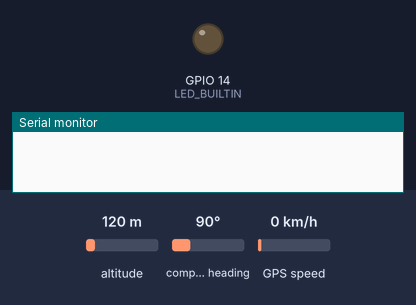
Simulated run of this sketch. Board: ESP32. On the bench: output pins drawn as LEDs (lit = HIGH), the last lines printed to the serial monitor. The test bench sets the inputs (shaded band); at power-on: altitude 120 m, compass heading 90°, GPS speed 0 km/h. Storage starts empty; the GPS gets a fix after 3 s at 37.7749, -122.4194 with 8 satellites; nothing arrives over Bluetooth unless stated; the modem accepts every AT command (registered, SIM ready, sends succeed) and sends nothing else.

Above: at 3.0 s.
At 4.7 s:
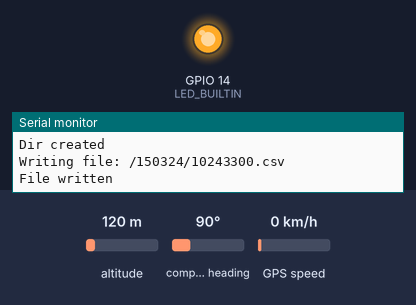
Timing chart, 0 to 6.2 s (numbered marks = the images above):
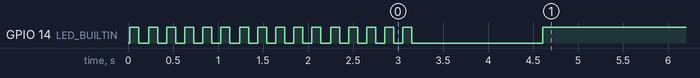

The sketch:

leafLogger.ino
```cpp
uint8_t address[6] = { 0x13, 0xE0, 0x2F, 0x8D, 0x5F, 0x5E };


#include <HardwareSerial.h>
#include <TinyGPS++.h>
#include "FS.h"
#include "SD.h"
#include "SPI.h"

#include "BluetoothSerial.h"
BluetoothSerial SerialBT;

#define DEBUG_PORT Serial
#define ELM_PORT SerialBT
#define ARRAY_LENGTH 12
#define HEX_STRING_LENGTH 2
#define T 50  //50 klappt


#include <stdio.h>
#include <string.h>

// GPS Definitions
#define GPS_RX_PIN 4
#define GPS_TX_PIN 2
HardwareSerial gpsSerial(1);
TinyGPSPlus gps;

// GPS Variables
float latitude = 0.0;
float longitude = 0.0;
float altitude = 0.0;
float GpsSpeed = 0.0;
int satellites = 0;
unsigned long date = 0;
unsigned long GpsTime = 0;

//OBD Vars
int temp = 0;
int speed = 0;
int odometer = 0;
int gear = 0;
int quickCharge = 0;
int l1l2Charge = 0;
int chargeMode = 0;
int obcPwrOut = 0;
int motorPwr = 0;
int range = 0;
int soh = 0;
int accPedal = 0;
int torque = 0;
int soc = 0;
int hx = 0;
int ahr = 0;
int hvBatC1 = 0;
int hvBatC2 = 0;
int hvBatVol = 0;

String response = "";


char folderName[10];
char fileName[10];
char folderPath[20] = "/";
char filePath[20] = "";


bool folderCreated = false;
const char* CsvCol = "GpsTime,latitude,longitude,altitude,GpsSpeed,satellites,temp,speed,odometer,range,soh,soc,hx,ahr,hvBatC1,hvBatC2,hvBatVol\n";

#define LED_BUILTIN 14


void setup() {

  pinMode(LED_BUILTIN, OUTPUT);
  Serial.begin(9600);
  gpsSerial.begin(9600, SERIAL_8N1, GPS_RX_PIN, GPS_TX_PIN);

  // Initialisierung der SD-Karte und Anlegen einer CSV Datei. Daten sollen im LOOP auf die Datei filePath beschriebnen werden.

  if (!SD.begin()) {
    Serial.println("SD Error");
    while(true){
  digitalWrite(LED_BUILTIN, HIGH);   // turn the LED on (HIGH is the voltage level)
  delay(1000);                       // wait for a second
  digitalWrite(LED_BUILTIN, LOW);    // turn the LED off by making the voltage LOW
  delay(1000);
    }

  }

  setFile();


  // Baue Verbindung zum OBD2 Gerät auf
  DEBUG_PORT.begin(9600);
  ELM_PORT.begin("ESP32test", true);

  // false setzen, falls keine verbindung zum OBD2 aufgebaut werden soll
  if (true) {
    if (!ELM_PORT.connect(address)) {
      DEBUG_PORT.println("Couldn't connect to OBD scanner");
      while(true){
  digitalWrite(LED_BUILTIN, HIGH);   // turn the LED on (HIGH is the voltage level)
  delay(1000);                       // wait for a second
  digitalWrite(LED_BUILTIN, LOW);    // turn the LED off by making the voltage LOW
  delay(2000);
      }

    }
  }

  preConfig();
}

void loop() {

  digitalWrite(LED_BUILTIN, HIGH);

  unsigned long startTime = millis();

  // GPS Daten auslesen
  while (gpsSerial.available() > 0) {
    gps.encode(gpsSerial.read());
  }

  if (gps.location.isValid()) {
    // Speichern der GPS-Daten in Variablen
    latitude = gps.location.lat();
    longitude = gps.location.lng();
    altitude = gps.altitude.meters();
    GpsSpeed = gps.speed.kmph();
    satellites = gps.satellites.value();
    GpsTime = gps.time.value();
  }else{
    digitalWrite(LED_BUILTIN, LOW);
    delay(300);
    digitalWrite(LED_BUILTIN, HIGH);
  }


  // OBD Größen auslesen
  for (int i = 0; i < 2; i++) {
    temp = getAmbient_C_Temp();
    delay(10);
  }

  for (int i = 0; i < 2; i++) {
    speed = getSpeed();
    delay(T);
  }

  for (int i = 0; i < 2; i++) {
    odometer = getOdometer();
    delay(T);
  }

  for (int i = 0; i < 2; i++) {
    range = getRange();
    delay(30);
  }
  for (int i = 0; i < 2; i++) {
    soh = getSOH();
    delay(T);
  }


  for (int i = 0; i < 2; i++) {
    response = getLbcResponse();
    delay(70);
  }


  soc = getSOC(response);
  hx = getHX(response);
  ahr = getAhr(response);
  hvBatC1 = getHVBatCurrent1(response);
  hvBatC2 = getHVBatCurrent2(response);
  hvBatVol = getHVBatVolt(response);

  unsigned long endTime = millis();  // Endzeit erfassen


  char GPSString[50];
  sprintf(GPSString, "%lu,%f,%f,%f,%f,%d", GpsTime, latitude, longitude, altitude, GpsSpeed, satellites);
  char OBDString[200];                                                                                                                  // speichert maximal 200 Zeichen inklusive dem Null-Byte
  sprintf(OBDString, "%d,%d,%d,%d,%d,%d,%d,%d,%d,%d,%d", temp, speed, odometer, range, soh, soc, hx, ahr, hvBatC1, hvBatC2, hvBatVol);  // umwandeln


  if (true) {
    Serial.print(GPSString);
    Serial.print(",");
    Serial.println(OBDString);
  }


  appendFile(SD, filePath, GPSString);
  appendFile(SD, filePath, ",");
  appendFile(SD, filePath, OBDString);
  appendFile(SD, filePath, "\n");
}

/// Helper Funktionen

void createDir(fs::FS& fs, const char* path) {
  Serial.printf("Creating Dir: %s\n", path);
  if (fs.mkdir(path)) {
    Serial.println("Dir created");
  } else {
    Serial.println("mkdir failed");
  }
}


void writeFile(fs::FS& fs, const char* path, const char* message) {
  Serial.printf("Writing file: %s\n", path);

  File file = fs.open(path, FILE_WRITE);
  if (!file) {
    Serial.println("Failed to open file for writing");
    return;
  }
  if (file.print(message)) {
    Serial.println("File written");
  } else {
    Serial.println("Write failed");
  }
  file.close();
}


void appendFile(fs::FS& fs, const char* path, const char* message) {
  Serial.printf("Appending to file: %s\n", path);

  File file = fs.open(path, FILE_APPEND);
  if (!file) {
    Serial.println("Failed to open file for appending");
    return;
  }
  if (file.print(message)) {
    Serial.println("Message appended");
  } else {
    Serial.println("Append failed");
  }
  file.close();
}

void setFile() {
  while (!folderCreated) {
  digitalWrite(LED_BUILTIN, HIGH);   // turn the LED on (HIGH is the voltage level)
  delay(100);                       // wait for a second
  digitalWrite(LED_BUILTIN, LOW);    // turn the LED off by making the voltage LOW
  delay(100);
    while (gpsSerial.available() > 0) {
      gps.encode(gpsSerial.read());
    }

    if (gps.location.isValid()) {
      date = gps.date.value();
      GpsTime = gps.time.value();
      Serial.println(GpsTime);

      sprintf(folderName, "%lu", date);
      sprintf(fileName, "%lu", GpsTime);

      strcat(folderPath, folderName);

      strcat(filePath, folderPath);
      strcat(filePath, "/");
      strcat(filePath, fileName);
      strcat(filePath, ".csv");

      createDir(SD, folderPath);
      //TODO: ADD Column String here
      writeFile(SD, filePath, CsvCol);
      folderCreated = true;
    }
  }
}

String resetELM() {
  ELM_PORT.println("ATZ");
  String response = "";
  while (ELM_PORT.available()) {
    char c = ELM_PORT.read();
    response += c;
  }
  return response;
}

String getElmBrand() {

  ELM_PORT.println("VTI");
  String response = "";
  while (ELM_PORT.available()) {
    char c = ELM_PORT.read();
    response += c;
  }
  delay(T);
  return response;
}

void preConfig() {

  ELM_PORT.println("ATZ");
  delay(1000);

  ELM_PORT.println("ATE0");  //turning echo off.
  delay(T);
  ELM_PORT.println("ATH1");  // activating header.
  delay(T);
  ELM_PORT.println("ATSP6");  // reset protocol to 6
  delay(T);
  ELM_PORT.println("ATS0");  // turning off auto connection to obds
  delay(T);
  ELM_PORT.println("ATM0");  // turning off auto mode picking for vh
  delay(T);
  ELM_PORT.println("ATAT1");  // turning off adaptive timing
  delay(T);
}

void setHeaders(String queryHeader, String answerHeader) {
  String a = "ATSH" + queryHeader;
  String b = "ATFCSH" + queryHeader;
  String c = "ATFCSD 300000";
  String d = "ATFCSM1";
  String e = "ATCRA" + answerHeader;
  int dly = 50;  //50 funktioniert
  //ELM_PORT.println("ATH0");
  //delay(T);
  ELM_PORT.println("ATH1");  // activating header. zwingend erforderlich!!
  delay(T);
  ELM_PORT.println(a);
  delay(dly);
  ELM_PORT.println(b);
  delay(dly);
  ELM_PORT.println(c);
  delay(dly);
  ELM_PORT.println(d);
  delay(dly);
  ELM_PORT.println(e);
  delay(dly);
}

unsigned char getData(char data[], int id) {
  int a = 3 + id * 2;
  int b = a + 1;

  char c1 = data[a];
  char c2 = data[b];

  char str[3];
  str[0] = c1;
  str[1] = c2;
  str[2] = '\0';
  unsigned long hexValue = strtoul(str, NULL, 16);
  unsigned char result = (unsigned char)hexValue;
  return result;
}


unsigned char getDataFromLine(char data[], int id, int line) {
  int a = 3 + id * 2 + 20 * line;
  int b = a + 1;

  char c1 = data[a];
  char c2 = data[b];

  char str[3];
  str[0] = c1;
  str[1] = c2;
  str[2] = '\0';
  unsigned long hexValue = strtoul(str, NULL, 16);
  unsigned char result = (unsigned char)hexValue;
  return result;
}

int getSpeed() {

  setHeaders("797", "79A");
  ELM_PORT.println("22121A");

  String response = "";
  while (ELM_PORT.available()) {
    char c = ELM_PORT.read();
    response += c;
  }


  //Serial.println(response);
  //String response = "79A0562121A00010000";
  const int length = response.length();
  char* data1 = new char[length + 1];
  strcpy(data1, response.c_str());

  unsigned char a = getData(data1, 4);
  unsigned char b = getData(data1, 5);


  int result = ((a << 8) | b) / 10;

  delete[] data1;
  return result;
}

int getGear() {

  setHeaders("797", "79A");
  ELM_PORT.println("03221156");

  String response = "";
  while (ELM_PORT.available()) {
    char c = ELM_PORT.read();
    response += c;
  }
  // delay(T);

  //String response = "76306620E01000264";
  const int length = response.length();
  char* data = new char[length + 1];
  strcpy(data, response.c_str());

  unsigned char a = getData(data, 4);

  int result = a;

  delete[] data;
  return result;
}

int getQuick_Charge() {

  setHeaders("797", "79A");
  ELM_PORT.println("03220E01");

  String response = "";
  while (ELM_PORT.available()) {
    char c = ELM_PORT.read();
    response += c;
  }
  // delay(T);

  //String response = "76306620E01000264";
  const int length = response.length();
  char* data = new char[length + 1];
  strcpy(data, response.c_str());

  unsigned char a = getData(data, 4);
  unsigned char b = getData(data, 5);

  int result = (a << 8) | b;

  delete[] data;
  return result;
}

int getL1_L2_Charge() {

  setHeaders("797", "79A");
  ELM_PORT.println("03221205");

  String response = "";
  while (ELM_PORT.available()) {
    char c = ELM_PORT.read();
    response += c;
  }
  //delay(T);

  //String response = "76306620E01000264";
  const int length = response.length();
  char* data = new char[length + 1];
  strcpy(data, response.c_str());

  unsigned char a = getData(data, 4);
  unsigned char b = getData(data, 5);

  int result = (a << 8) | b;

  delete[] data;
  return result;
}

int getAmbient_C_Temp() {
  setHeaders("797", "79A");
  ELM_PORT.println("22115D");

  String response = "";
  while (ELM_PORT.available()) {
    char c = ELM_PORT.read();
    response += c;
  }
  const int length = response.length();
  char* data = new char[length + 1];
  strcpy(data, response.c_str());

  unsigned char a = getData(data, 4);

  int preRes = (a * 0.9) - 40.9;
  int result = (preRes - 32) * 5 / 9;
  delete[] data;
  return result;
}

int getCharge_Mode() {

  setHeaders("797", "79A");
  ELM_PORT.println("0322114E");

  String response = "";
  while (ELM_PORT.available()) {
    char c = ELM_PORT.read();
    response += c;
  }
  //delay(T);

  //String response = "76306620E01000264";
  const int length = response.length();
  char* data = new char[length + 1];
  strcpy(data, response.c_str());

  unsigned char a = getData(data, 4);


  int result = a;

  delete[] data;
  return result;
}

int getOBC_Out_Pwr() {

  setHeaders("797", "79A");
  ELM_PORT.println("03221236");

  String response = "";
  while (ELM_PORT.available()) {
    char c = ELM_PORT.read();
    response += c;
  }
  // delay(T);

  //String response = "76306620E01000264";
  const int length = response.length();
  char* data = new char[length + 1];
  strcpy(data, response.c_str());

  unsigned char a = getData(data, 4);
  unsigned char b = getData(data, 5);


  int result = ((a << 8) | b) * 100;

  delete[] data;
  return result;
}

int getMotor_Pwr() {

  setHeaders("797", "79A");
  ELM_PORT.println("03221146");

  String response = "";
  while (ELM_PORT.available()) {
    char c = ELM_PORT.read();
    response += c;
  }
  //delay(T);

  //String response = "76306620E01000264";
  const int length = response.length();
  char* data = new char[length + 1];
  strcpy(data, response.c_str());

  unsigned char a = getData(data, 4);
  unsigned char b = getData(data, 5);

  int result = ((a << 8) | b) * 40;

  delete[] data;
  return result;
}

int getRange() {

  setHeaders("743", "763");
  ELM_PORT.println("220E24");

  String response = "";
  while (ELM_PORT.available()) {
    char c = ELM_PORT.read();
    response += c;
  }


  //String response = "76306620E01000264";
  const int length = response.length();
  char* data = new char[length + 1];
  strcpy(data, response.c_str());

  unsigned char a = getData(data, 4);
  unsigned char b = getData(data, 5);

  int result = ((a << 8) | b) / 10;

  delete[] data;
  return result;
}

int getSOH() {

  setHeaders("79B", "7BB");
  ELM_PORT.println("022161");

  String response = "";
  while (ELM_PORT.available()) {
    char c = ELM_PORT.read();
    response += c;
  }
  //delay(T);

  //String response = "76306620E01000264";
  const int length = response.length();
  char* data = new char[length + 1];
  strcpy(data, response.c_str());

  unsigned char a = getData(data, 6);
  unsigned char b = getData(data, 7);


  int result = ((a << 8) | b) / 100;

  delete[] data;
  return result;
}

int getAcc_Pedal() {

  setHeaders("740", "760");
  ELM_PORT.println("03221115");

  String response = "";
  while (ELM_PORT.available()) {
    char c = ELM_PORT.read();
    response += c;
  }
  //delay(T);

  //String response = "76306620E01000264";
  const int length = response.length();
  char* data = new char[length + 1];
  strcpy(data, response.c_str());

  unsigned char a = getData(data, 4);

  int result = a;

  delete[] data;
  return result;
}

int getTorque() {

  setHeaders("784", "78C");
  ELM_PORT.println("03221225");

  String response = "";
  while (ELM_PORT.available()) {
    char c = ELM_PORT.read();
    response += c;
  }
  //delay(T);

  //String response = "76306620E01000264";
  const int length = response.length();
  char* data = new char[length + 1];
  strcpy(data, response.c_str());

  unsigned char a = getData(data, 4);
  unsigned char b = getData(data, 5);


  int result = (a << 8) | b;
  if (result & 32768 == 32768) {
    result = result | -65536;
    result = result / 64.0;
  }

  delete[] data;
  return result;
}

int getOdometer() {

  setHeaders("743", "763");
  ELM_PORT.println("220E01");


  String response = "";
  while (ELM_PORT.available()) {
    char c = ELM_PORT.read();
    response += c;
  }

  const int length = response.length();
  char* data = new char[length + 1];
  strcpy(data, response.c_str());

  unsigned char a = getData(data, 4);
  unsigned char b = getData(data, 5);
  unsigned char c = getData(data, 6);

  int result = (a << 16 | ((b << 8) | c));

  delete[] data;
  return result;
}


String getLbcResponse() {

  setHeaders("79B", "7BB");
  ELM_PORT.println("2101");

  String response = "";
  while (ELM_PORT.available()) {
    char c = ELM_PORT.read();
    response += c;
  }
  return response;
}


int getSOC(String response) {

  const int length = response.length();
  char* data = new char[length + 1];
  strcpy(data, response.c_str());

  unsigned char a = getDataFromLine(data, 7, 4);
  unsigned char b = getDataFromLine(data, 1, 5);
  unsigned char c = getDataFromLine(data, 2, 5);

  int result = (a << 16 | ((b << 8) | c)) / 10000;

  delete[] data;
  return result;
}

int getHX(String response) {

  const int length = response.length();
  char* data = new char[length + 1];
  strcpy(data, response.c_str());

  unsigned char a = getDataFromLine(data, 4, 4);
  unsigned char b = getDataFromLine(data, 5, 4);


  int result = ((a << 8) | b) / 102.4;

  delete[] data;
  return result;
}

int getAhr(String response) {

  const int length = response.length();
  char* data = new char[length + 1];
  strcpy(data, response.c_str());

  unsigned char a = getDataFromLine(data, 4, 5);
  unsigned char b = getDataFromLine(data, 5, 5);
  unsigned char c = getDataFromLine(data, 6, 5);

  int result = (a << 16 | ((b << 8) | c)) / 10000;

  delete[] data;
  return result;
}

int getHVBatCurrent1(String response) {

  const int length = response.length();
  char* data = new char[length + 1];
  strcpy(data, response.c_str());

  unsigned char a = getDataFromLine(data, 4, 0);
  unsigned char b = getDataFromLine(data, 5, 0);
  unsigned char c = getDataFromLine(data, 6, 0);
  unsigned char d = getDataFromLine(data, 7, 0);

  int result = (a << 24) | (b << 16 | ((c << 8) | d));
  if (result & 0x8000000 == 0x8000000) {
    result = (result | -0x100000000) / 1024;
  } else {
    result = result / 1024;
  }

  delete[] data;
  return result;
}


int getHVBatCurrent2(String response) {

  const int length = response.length();
  char* data = new char[length + 1];
  strcpy(data, response.c_str());

  unsigned char a = getDataFromLine(data, 3, 1);
  unsigned char b = getDataFromLine(data, 4, 1);
  unsigned char c = getDataFromLine(data, 5, 1);
  unsigned char d = getDataFromLine(data, 6, 1);

  int result = (a << 24) | (b << 16 | ((c << 8) | d));
  if (result & 0x8000000 == 0x8000000) {
    result = (result | -0x100000000) / 1024;
  } else {
    result = result / 1024;
  }

  delete[] data;
  return result;
}

int getHVBatVolt(String response) {

  const int length = response.length();
  char* data = new char[length + 1];
  strcpy(data, response.c_str());

  unsigned char a = getDataFromLine(data, 1, 3);
  unsigned char b = getDataFromLine(data, 2, 3);


  int result = ((a << 8) | b) / 100;

  delete[] data;
  return result;
}
```

Measured:
- by itself, GPIO 14 (LED_BUILTIN): goes 15 × (LOW 0.11 s, HIGH 0.10 s), LOW 1.5 s, then HIGH
